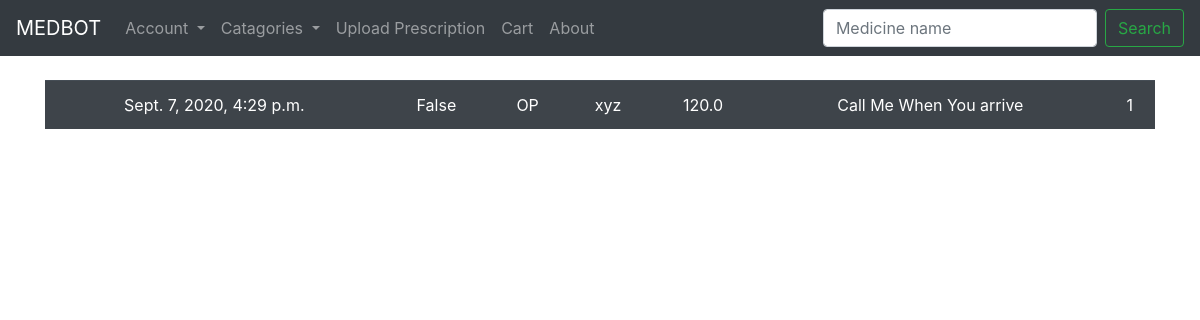
Before: /User-Order-History (signed in) with the older database file.
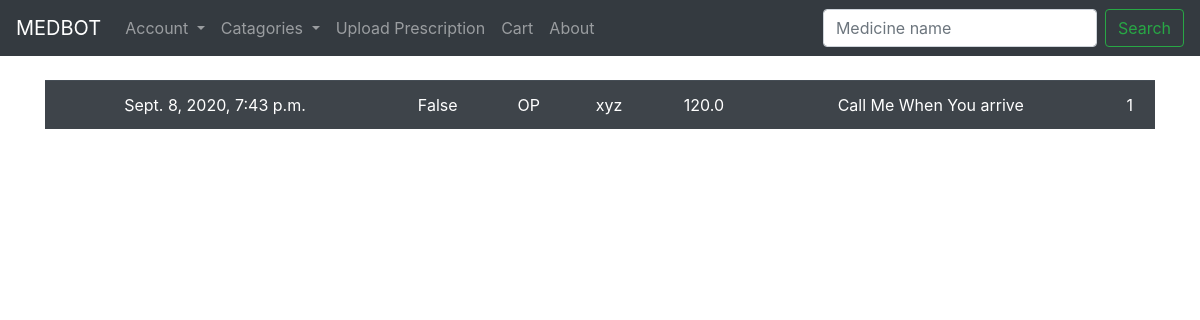
After: the same page with the newer database file.
### medbot_app/models.py (models this page shows, shortened)
class Order(models.Model):
	ONPROCESS = 'OP'
	ONTHEWAY = 'OTW'
	DELIVERED = 'DV'
	DELIVERYSTATUS = [
		(ONPROCESS, 'Processing'),
		(ONTHEWAY, 'On the way'),
		(DELIVERED, 'Medicine Delivered')
	]
	CASHONDELVRY = 'COD'
	BKASH = 'BKS'
	ROCKET = 'RKT'
	CARD = 'CRD'
	PAYPAL = 'PPL'
	PAYMENTOPTIONS = [
		(CASHONDELVRY, 'Cash On Delivery'),
		(BKASH, 'Bkash'),
		(ROCKET, 'Rocket'),
		(CARD, 'ATM Card'),
		(PAYPAL, 'PayPal')
	]
	order_id = models.BigAutoField(primary_key = True)
	order_date = models.DateTimeField(auto_now_add=True)
	pharmacy_id = models.ManyToManyField(Employee)
	customer_id = models.ForeignKey(Customer, on_delete = models.CASCADE)
	delivery_id = models.ForeignKey(Delivery, on_delete = models.CASCADE)
	delivery_status = models.CharField(max_length = 3, choices = DELIVERYSTATUS, default = ONPROCESS)
	rating = models.IntegerField()
	order_quantity = models.IntegerField(default= 5)
	med_ids = models.ManyToManyField(Inventory)
	order_status = models.BooleanField(default=False)
	order_type = models.CharField(max_length = 3, choices = PAYMENTOPTIONS, default = CASHONDELVRY)
	delivery_note = models.CharField(max_length = 100, default = "Call me when you arrive")
	order_cost = models.CharField(max_length = 10, default = "10")
	order_longT = models.CharField(max_length = 20, default= "90.40")
	order_latiT = models.CharField(max_length = 20, default= "20.40")

class Customer(models.Model):
	customer_name = models.CharField(max_length = 100)
	customer_id = models.BigAutoField(primary_key = True, serialize = False)
	birthdate = models.DateField()
	customer_address = models.CharField(max_length = 254)
	customer_password = models.CharField(max_length = 100)
	customer_email = models.EmailField(max_length = 254)
	customer_phone = models.CharField(max_length = 15)
	customer_longT = models.CharField(max_length = 20, default= "90.40")
	customer_latiT = models.CharField(max_length = 20, default= "20.40")
	def __str__(self):
		return self.customer_name

class Delivery(models.Model):
	DS_id = models.AutoField(primary_key = True)
	DS_start_time = models.TimeField()
	DS_stop_time = models.TimeField()
	DS_capacity = models.IntegerField(default = 15)
	DS_status = models.BooleanField(default = True)
	def __str__(self):
		return str(self.DS_id)

### medbot_app/views.py (the view)
# urls.py: path('User-Order-History', views.orderHistoryC, name='orderHistoryC'),
def orderHistoryC(request):
	if request.session.is_empty():
		return redirect('loginC')
	else:
		obj = Order.objects.filter(customer_id = request.session['userId'])
		context = {'all': obj}
		return render(request, 'orderHistoryC.html', context)

### medbot_app/templates/orderHistoryC.html (shortened to what this page needs)
{% extends 'baseC.html' %}
{% block content %}
	{% if all %}
	<table class="table table-striped table-dark">
		{% for things in all %}
			<tr>
				<td><center>{{ things.order_date }}</center></td>
				<td><center>{{ things.order_status }}</td>
				<td><center>{{ things.delivery_status }}</td>
				<td><center>{{ things.customer_id }}</td>
				<td><center>{{ things.order_cost }}</td>
				<td><center>{{ things.delivery_note }}</td>
				<td><center>{{ things.delivery_id }}</td>
			</tr>
		{% endfor %}
	</table>
	{% endif %}
{% endblock %}

Changed rows visible on the page:
removed Order: order_date "Sept. 7, 2020, 4:29 p.m.", order_status "False", delivery_status "OP", customer_id "xyz", order_cost "120.0", delivery_note "Call Me When You arrive", delivery_id "1"
added Order: order_date "Sept. 8, 2020, 7:43 p.m.", order_status "False", delivery_status "OP", customer_id "xyz", order_cost "120.0", delivery_note "Call Me When You arrive", delivery_id "1"
